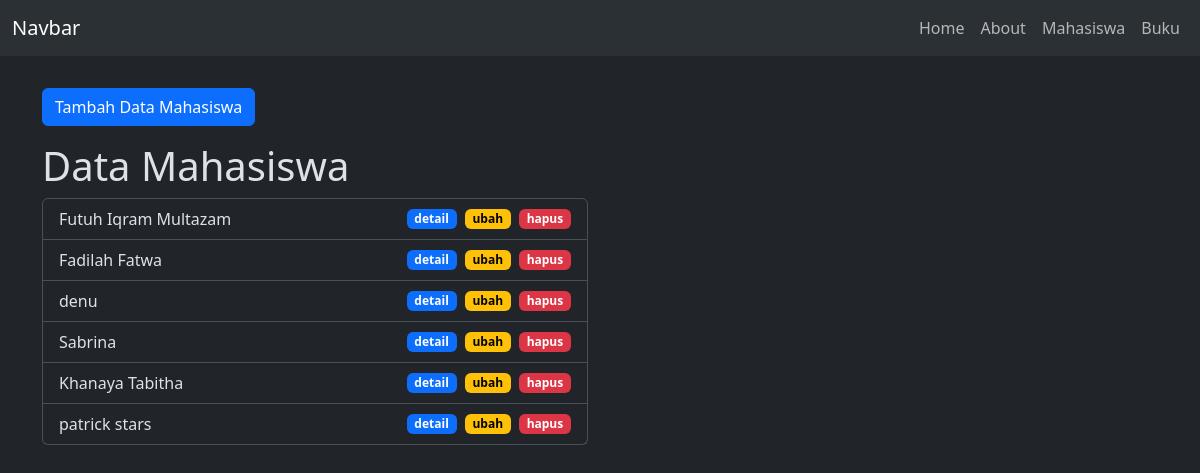
The app's page /z-app/public/mahasiswa with its own data.
### tables this page shows
CREATE TABLE `mahasiswa` (
  `id` int(11) NOT NULL,
  `nama` varchar(100) NOT NULL,
  `nim` varchar(100) NOT NULL,
  `email` varchar(100) NOT NULL,
  `jurusan` varchar(100) NOT NULL
);

### z-app/app/core/Controller.php (called while the page is built, shortened)
<?php
class Controller
{
    public function view($view, $data = [])
    {
        require "../app/views/$view.php";
    }
    public function model($model)
    {
        return new $model;
    }
}

### z-app/app/controllers/Mahasiswa.php (called while the page is built, shortened)
<?php
class Mahasiswa extends Controller
{
    public function index()
    {
        $data["judul"] = "Halaman Mahasiswa";
        $data["mhs"] = $this->model("Mahasiswa_model")->getAllData();
        $this->view("mahasiswa/index", $data);
    }
}

### z-app/app/core/App.php (called while the page is built, shortened)
<?php
class App
{
    private $controller = "Home", $method = "index", $params = [];
    public function __construct()
    {
        $this->controller = new $this->controller;
        call_user_func_array([$this->controller, $this->method], $this->params);
    }
}

### z-app/public/index.php (called while the page is built, shortened)
<?php
$app = new App();

### z-app/app/core/Database.php (called while the page is built, shortened)
<?php
class Database
{
    private $host = DB_HOST,
        $user = DB_USER,
        $pass = DB_PASS,
        $db_name = DB_NAME,
        $dbh, $stmt;
    public function __construct()
    {
        $dsn = "mysql:host={$this->host};dbname={$this->db_name}";
        $options = [
            PDO::ATTR_PERSISTENT => true,
            PDO::ATTR_ERRMODE => PDO::ERRMODE_EXCEPTION
        ];
        try {
            $this->dbh = new PDO($dsn, $this->user, $this->pass, $options);
        } catch (PDOException $e) {
            $e->getMessage();
        }
    }
    public function query($query)
    {
        $this->stmt = $this->dbh->prepare($query);
    }
    public function execute()
    {
        $this->stmt->execute();
    }
    public function resultSet()
    {
        $this->execute();
        return $this->stmt->fetchAll(PDO::FETCH_ASSOC);
    }
}

### z-app/app/models/Mahasiswa_model.php (called while the page is built, shortened)
<?php
class Mahasiswa_model
{
    private $table = "mahasiswa", $db;
    public function __construct()
    {
        $this->db = new Database();
    }
    public function getAllData()
    {
        $this->db->query("SELECT * FROM {$this->table}");
        return $this->db->resultSet();
    }
}

### z-app/app/views/mahasiswa/index.php (the view, shortened to what this page needs)
<button type="button" class="btn btn-primary my-3 tampilModalTambah" data-bs-toggle="modal" data-bs-target="#exampleModal">
    Tambah Data Mahasiswa
</button>
<h1>Data Mahasiswa</h1>
<div class="row">
    <div class="col-md-6">
        <ul class="list-group">
            <?php foreach ($data["mhs"] as $dd): ?>
                <li class="list-group-item d-flex justify-content-between align-items-center">
                    <?= $dd["nama"]; ?>
                    <div class="d-flex">
                        <a href="<?= URL_UTAMA ?>mahasiswa/detail/<?= $dd["id"] ?>" class="badge text-bg-primary rounded-2 text-decoration-none">detail</a>
                        <a href="<?= URL_UTAMA ?>mahasiswa/ubah/<?= $dd["id"] ?>" class="badge ms-2 text-bg-warning rounded-2 text-decoration-none tampilModalUbah" data-bs-toggle="modal" data-bs-target="#exampleModal" data-id="<?= $dd["id"] ?>">ubah</a>
                        <a href="<?= URL_UTAMA ?>mahasiswa/hapus/<?= $dd["id"] ?>" class="badge ms-2 text-bg-danger rounded-2 text-decoration-none" onclick="return confirm('Anda yakin akan menghapus nya?')">hapus</a>
                    </div>
                </li>
            <?php endforeach; ?>
        </ul>
    </div>
</div>

### records on screen
mahasiswa: nama "Futuh Iqram Multazam"
mahasiswa: nama "Fadilah Fatwa"
mahasiswa: nama "denu"
mahasiswa: nama "Sabrina"
mahasiswa: nama "Khanaya Tabitha"
mahasiswa: nama "patrick stars"
